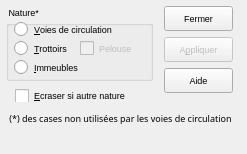
<?xml version="1.0" encoding="UTF-8"?>
<ui version="4.0">
 <comment>GÉNÉRÉ par tools/dfm2ui.py depuis src/f_defn.dfm : ne pas modifier à la main avant la fin du portage de la fiche</comment>
 <class>frmDefNature</class>
 <widget class="QDialog" name="frmDefNature">
  <property name="geometry">
   <rect>
    <x>0</x>
    <y>20</y>
    <width>247</width>
    <height>154</height>
   </rect>
  </property>
  <property name="windowTitle">
   <string>Nature de la zone sélectionnée</string>
  </property>
  <property name="vclFontHeight" stdset="0">
   <number>11</number>
  </property>
  <property name="font">
   <font>
    <family>MS Sans Serif</family>
    <pointsize>7</pointsize>
    <bold>false</bold>
    <italic>false</italic>
    <underline>false</underline>
    <strikeout>false</strikeout>
   </font>
  </property>
  <property name="vclHelpContext" stdset="0">
   <number>45</number>
  </property>
  <property name="vclHorzScrollBarRange" stdset="0">
   <number>178</number>
  </property>
  <property name="vclVertScrollBarRange" stdset="0">
   <number>93</number>
  </property>
  <property name="vclActiveControl" stdset="0">
   <string notr="true">ButtonFermer</string>
  </property>
  <property name="vclBorderIcons" stdset="0">
   <string notr="true" />
  </property>
  <property name="vclBorderStyle" stdset="0">
   <string notr="true">bsDialog</string>
  </property>
  <property name="vclColor" stdset="0">
   <string notr="true">clBtnFace</string>
  </property>
  <property name="vclKeyPreview" stdset="0">
   <bool>true</bool>
  </property>
  <property name="vclPosition" stdset="0">
   <string notr="true">poMainFormCenter</string>
  </property>
  <property name="vclTextHeight" stdset="0">
   <number>13</number>
  </property>
  <widget class="TLabel" name="LabelRq">
   <property name="text">
    <string>(*) des cases non utilisées par les voies de circulation</string>
   </property>
   <property name="alignment">
    <set>Qt::AlignHCenter|Qt::AlignTop</set>
   </property>
   <property name="wordWrap">
    <bool>true</bool>
   </property>
   <property name="geometry">
    <rect>
     <x>0</x>
     <y>112</y>
     <width>241</width>
     <height>13</height>
    </rect>
   </property>
   <property name="vclFontHeight" stdset="0">
    <number>-9</number>
   </property>
   <property name="font">
    <font>
     <family>Small Fonts</family>
     <pointsize>7</pointsize>
     <bold>false</bold>
     <italic>false</italic>
     <underline>false</underline>
     <strikeout>false</strikeout>
    </font>
   </property>
   <property name="vclAlign" stdset="0">
    <string notr="true">alBottom</string>
   </property>
   <property name="vclAutoSize" stdset="0">
    <bool>false</bool>
   </property>
  </widget>
  <widget class="TRadioGroup" name="RadioGroupNature">
   <property name="title">
    <string> Nature* </string>
   </property>
   <widget class="QRadioButton" name="RadioGroupNature_0">
    <property name="geometry">
     <rect>
      <x>8</x>
      <y>14</y>
      <width>137</width>
      <height>19</height>
     </rect>
    </property>
    <property name="text">
     <string>&amp;Voies de circulation</string>
    </property>
   </widget>
   <widget class="QRadioButton" name="RadioGroupNature_1">
    <property name="geometry">
     <rect>
      <x>8</x>
      <y>33</y>
      <width>137</width>
      <height>19</height>
     </rect>
    </property>
    <property name="text">
     <string>&amp;Trottoirs</string>
    </property>
   </widget>
   <widget class="QRadioButton" name="RadioGroupNature_2">
    <property name="geometry">
     <rect>
      <x>8</x>
      <y>52</y>
      <width>137</width>
      <height>19</height>
     </rect>
    </property>
    <property name="text">
     <string>&amp;Immeubles</string>
    </property>
   </widget>
   <property name="geometry">
    <rect>
     <x>6</x>
     <y>6</y>
     <width>147</width>
     <height>75</height>
    </rect>
   </property>
   <property name="vclTabOrder" stdset="0">
    <number>0</number>
   </property>
  </widget>
  <widget class="TCheckBox" name="CheckBoxEcraser">
   <property name="text">
    <string>&amp;Ecraser si autre nature</string>
   </property>
   <property name="geometry">
    <rect>
     <x>15</x>
     <y>89</y>
     <width>141</width>
     <height>13</height>
    </rect>
   </property>
   <property name="vclTabOrder" stdset="0">
    <number>1</number>
   </property>
  </widget>
  <widget class="TButton" name="ButtonAppliquer">
   <property name="text">
    <string>A&amp;ppliquer</string>
   </property>
   <property name="default">
    <bool>true</bool>
   </property>
   <property name="autoDefault">
    <bool>false</bool>
   </property>
   <property name="geometry">
    <rect>
     <x>164</x>
     <y>37</y>
     <width>69</width>
     <height>25</height>
    </rect>
   </property>
   <property name="enabled">
    <bool>false</bool>
   </property>
   <property name="vclTabOrder" stdset="0">
    <number>3</number>
   </property>
  </widget>
  <widget class="TButton" name="ButtonFermer">
   <property name="text">
    <string>Fermer</string>
   </property>
   <property name="autoDefault">
    <bool>false</bool>
   </property>
   <property name="geometry">
    <rect>
     <x>164</x>
     <y>6</y>
     <width>69</width>
     <height>25</height>
    </rect>
   </property>
   <property name="vclCancel" stdset="0">
    <bool>true</bool>
   </property>
   <property name="vclTabOrder" stdset="0">
    <number>2</number>
   </property>
  </widget>
  <widget class="TButton" name="ButtonAide">
   <property name="text">
    <string>Aide</string>
   </property>
   <property name="autoDefault">
    <bool>false</bool>
   </property>
   <property name="geometry">
    <rect>
     <x>164</x>
     <y>68</y>
     <width>69</width>
     <height>25</height>
    </rect>
   </property>
   <property name="vclCancel" stdset="0">
    <bool>true</bool>
   </property>
   <property name="vclTabOrder" stdset="0">
    <number>4</number>
   </property>
  </widget>
  <widget class="TCheckBox" name="CheckBoxPelouse">
   <property name="text">
    <string>Pelouse</string>
   </property>
   <property name="geometry">
    <rect>
     <x>80</x>
     <y>40</y>
     <width>66</width>
     <height>17</height>
    </rect>
   </property>
   <property name="enabled">
    <bool>false</bool>
   </property>
   <property name="vclTabOrder" stdset="0">
    <number>5</number>
   </property>
  </widget>
 </widget>
 <tabstops>
  <tabstop>RadioGroupNature_0</tabstop>
  <tabstop>RadioGroupNature_1</tabstop>
  <tabstop>RadioGroupNature_2</tabstop>
  <tabstop>CheckBoxEcraser</tabstop>
  <tabstop>ButtonFermer</tabstop>
  <tabstop>ButtonAppliquer</tabstop>
  <tabstop>ButtonAide</tabstop>
  <tabstop>CheckBoxPelouse</tabstop>
 </tabstops>
 <customwidgets>
  <customwidget>
   <class>TLabel</class>
   <extends>QLabel</extends>
   <header>vcl/controles.h</header>
  </customwidget>
  <customwidget>
   <class>TRadioGroup</class>
   <extends>QGroupBox</extends>
   <header>vcl/controles.h</header>
  </customwidget>
  <customwidget>
   <class>TCheckBox</class>
   <extends>QCheckBox</extends>
   <header>vcl/controles.h</header>
  </customwidget>
  <customwidget>
   <class>TButton</class>
   <extends>QPushButton</extends>
   <header>vcl/controles.h</header>
  </customwidget>
 </customwidgets>
 <resources>
  <include location="../ressources/images.qrc" />
 </resources>
 <connections />
</ui>
